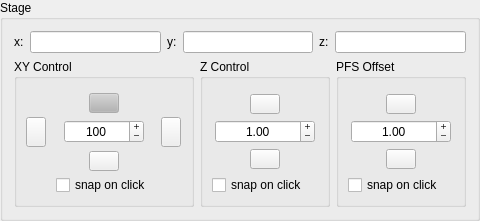
    <widget class="QGroupBox" name="stage_groupBox">
     <property name="enabled">
      <bool>true</bool>
     </property>
     <property name="sizePolicy">
      <sizepolicy hsizetype="Expanding" vsizetype="Preferred">
       <horstretch>0</horstretch>
       <verstretch>0</verstretch>
      </sizepolicy>
     </property>
     <property name="minimumSize">
      <size>
       <width>0</width>
       <height>220</height>
      </size>
     </property>
     <property name="maximumSize">
      <size>
       <width>16777215</width>
       <height>230</height>
      </size>
     </property>
     <property name="title">
      <string>Stage</string>
     </property>
     <layout class="QGridLayout" name="gridLayout_14">
      <item row="3" column="0">
       <widget class="QGroupBox" name="XY_groupBox">
        <property name="enabled">
         <bool>true</bool>
        </property>
        <property name="sizePolicy">
         <sizepolicy hsizetype="Fixed" vsizetype="Preferred">
          <horstretch>0</horstretch>
          <verstretch>0</verstretch>
         </sizepolicy>
        </property>
        <property name="minimumSize">
         <size>
          <width>180</width>
          <height>0</height>
         </size>
        </property>
        <property name="maximumSize">
         <size>
          <width>180</width>
          <height>16777215</height>
         </size>
        </property>
        <property name="title">
         <string>XY Control</string>
        </property>
        <layout class="QGridLayout" name="gridLayout_4">
         <property name="leftMargin">
          <number>5</number>
         </property>
         <property name="topMargin">
          <number>10</number>
         </property>
         <property name="rightMargin">
          <number>5</number>
         </property>
         <property name="bottomMargin">
          <number>5</number>
         </property>
         <property name="horizontalSpacing">
          <number>5</number>
         </property>
         <property name="verticalSpacing">
          <number>0</number>
         </property>
         <item row="1" column="2" alignment="Qt::AlignHCenter">
          <widget class="QPushButton" name="right_Button">
           <property name="enabled">
            <bool>true</bool>
           </property>
           <property name="maximumSize">
            <size>
             <width>20</width>
             <height>30</height>
            </size>
           </property>
           <property name="text">
            <string/>
           </property>
          </widget>
         </item>
         <item row="0" column="1" alignment="Qt::AlignHCenter">
          <widget class="QPushButton" name="y_up_Button">
           <property name="enabled">
            <bool>true</bool>
           </property>
           <property name="maximumSize">
            <size>
             <width>30</width>
             <height>20</height>
            </size>
           </property>
           <property name="palette">
            <palette>
             <active>
              <colorrole role="Button">
               <brush brushstyle="SolidPattern">
                <color alpha="255">
                 <red>179</red>
                 <green>179</green>
                 <blue>179</blue>
                </color>
               </brush>
              </colorrole>
             </active>
             <inactive>
              <colorrole role="Button">
               <brush brushstyle="SolidPattern">
                <color alpha="255">
                 <red>179</red>
                 <green>179</green>
                 <blue>179</blue>
                </color>
               </brush>
              </colorrole>
             </inactive>
             <disabled>
              <colorrole role="Button">
               <brush brushstyle="SolidPattern">
                <color alpha="255">
                 <red>179</red>
                 <green>179</green>
                 <blue>179</blue>
                </color>
               </brush>
              </colorrole>
             </disabled>
            </palette>
           </property>
           <property name="text">
            <string/>
           </property>
          </widget>
         </item>
         <item row="1" column="1" alignment="Qt::AlignHCenter|Qt::AlignVCenter">
          <widget class="QSpinBox" name="xy_step_size_SpinBox">
           <property name="enabled">
            <bool>true</bool>
           </property>
           <property name="sizePolicy">
            <sizepolicy hsizetype="Fixed" vsizetype="Fixed">
             <horstretch>0</horstretch>
             <verstretch>0</verstretch>
            </sizepolicy>
           </property>
           <property name="minimumSize">
            <size>
             <width>80</width>
             <height>0</height>
            </size>
           </property>
           <property name="maximumSize">
            <size>
             <width>80</width>
             <height>16777215</height>
            </size>
           </property>
           <property name="layoutDirection">
            <enum>Qt::LeftToRight</enum>
           </property>
           <property name="alignment">
            <set>Qt::AlignCenter</set>
           </property>
           <property name="buttonSymbols">
            <enum>QAbstractSpinBox::PlusMinus</enum>
           </property>
           <property name="showGroupSeparator" stdset="0">
            <bool>false</bool>
           </property>
           <property name="minimum">
            <number>0</number>
           </property>
           <property name="maximum">
            <number>10000</number>
           </property>
           <property name="value">
            <number>100</number>
           </property>
          </widget>
         </item>
         <item row="2" column="1" alignment="Qt::AlignHCenter">
          <widget class="QPushButton" name="y_down_Button">
           <property name="enabled">
            <bool>true</bool>
           </property>
           <property name="maximumSize">
            <size>
             <width>30</width>
             <height>20</height>
            </size>
           </property>
           <property name="text">
            <string/>
           </property>
          </widget>
         </item>
         <item row="1" column="0" alignment="Qt::AlignHCenter">
          <widget class="QPushButton" name="left_Button">
           <property name="enabled">
            <bool>true</bool>
           </property>
           <property name="maximumSize">
            <size>
             <width>20</width>
             <height>30</height>
            </size>
           </property>
           <property name="text">
            <string/>
           </property>
          </widget>
         </item>
         <item row="3" column="1">
          <widget class="QCheckBox" name="snap_on_click_xy_checkBox">
           <property name="text">
            <string>snap on click</string>
           </property>
          </widget>
         </item>
        </layout>
       </widget>
      </item>
      <item row="3" column="1">
       <widget class="QGroupBox" name="Z_groupBox">
        <property name="enabled">
         <bool>true</bool>
        </property>
        <property name="minimumSize">
         <size>
          <width>130</width>
          <height>0</height>
         </size>
        </property>
        <property name="maximumSize">
         <size>
          <width>130</width>
          <height>16777215</height>
         </size>
        </property>
        <property name="title">
         <string>Z Control</string>
        </property>
        <layout class="QGridLayout" name="gridLayout_7">
         <property name="topMargin">
          <number>15</number>
         </property>
         <item row="2" column="0" alignment="Qt::AlignHCenter">
          <widget class="QPushButton" name="down_Button">
           <property name="enabled">
            <bool>true</bool>
           </property>
           <property name="maximumSize">
            <size>
             <width>30</width>
             <height>20</height>
            </size>
           </property>
           <property name="text">
            <string/>
           </property>
          </widget>
         </item>
         <item row="0" column="0" alignment="Qt::AlignHCenter">
          <widget class="QPushButton" name="up_Button">
           <property name="enabled">
            <bool>true</bool>
           </property>
           <property name="maximumSize">
            <size>
             <width>30</width>
             <height>20</height>
            </size>
           </property>
           <property name="layoutDirection">
            <enum>Qt::LeftToRight</enum>
           </property>
           <property name="autoFillBackground">
            <bool>false</bool>
           </property>
           <property name="text">
            <string/>
           </property>
          </widget>
         </item>
         <item row="1" column="0" alignment="Qt::AlignHCenter|Qt::AlignVCenter">
          <widget class="QDoubleSpinBox" name="z_step_size_doubleSpinBox">
           <property name="enabled">
            <bool>true</bool>
           </property>
           <property name="sizePolicy">
            <sizepolicy hsizetype="Fixed" vsizetype="Fixed">
             <horstretch>0</horstretch>
             <verstretch>0</verstretch>
            </sizepolicy>
           </property>
           <property name="minimumSize">
            <size>
             <width>100</width>
             <height>0</height>
            </size>
           </property>
           <property name="maximumSize">
            <size>
             <width>150</width>
             <height>16777215</height>
            </size>
           </property>
           <property name="alignment">
            <set>Qt::AlignCenter</set>
           </property>
           <property name="buttonSymbols">
            <enum>QAbstractSpinBox::PlusMinus</enum>
           </property>
           <property name="showGroupSeparator" stdset="0">
            <bool>false</bool>
           </property>
           <property name="maximum">
            <double>10000.000000000000000</double>
           </property>
           <property name="singleStep">
            <double>0.100000000000000</double>
           </property>
           <property name="value">
            <double>1.000000000000000</double>
           </property>
          </widget>
         </item>
         <item row="3" column="0">
          <widget class="QCheckBox" name="snap_on_click_z_checkBox">
           <property name="text">
            <string>snap on click</string>
           </property>
          </widget>
         </item>
        </layout>
       </widget>
      </item>
      <item row="0" column="0" rowspan="3" colspan="3">
       <layout class="QGridLayout" name="gridLayout_8">
        <item row="0" column="1">
         <widget class="QLineEdit" name="x_lineEdit">
          <property name="enabled">
           <bool>true</bool>
          </property>
          <property name="alignment">
           <set>Qt::AlignCenter</set>
          </property>
          <property name="readOnly">
           <bool>true</bool>
          </property>
         </widget>
        </item>
        <item row="0" column="5">
         <widget class="QLabel" name="label_9">
          <property name="sizePolicy">
           <sizepolicy hsizetype="Fixed" vsizetype="Fixed">
            <horstretch>0</horstretch>
            <verstretch>0</verstretch>
           </sizepolicy>
          </property>
          <property name="text">
           <string>z:</string>
          </property>
         </widget>
        </item>
        <item row="0" column="2">
         <widget class="QLabel" name="label_8">
          <property name="sizePolicy">
           <sizepolicy hsizetype="Fixed" vsizetype="Fixed">
            <horstretch>0</horstretch>
            <verstretch>0</verstretch>
           </sizepolicy>
          </property>
          <property name="text">
           <string>y:</string>
          </property>
         </widget>
        </item>
        <item row="0" column="4">
         <widget class="QLineEdit" name="y_lineEdit">
          <property name="alignment">
           <set>Qt::AlignCenter</set>
          </property>
          <property name="readOnly">
           <bool>true</bool>
          </property>
         </widget>
        </item>
        <item row="0" column="6">
         <widget class="QLineEdit" name="z_lineEdit">
          <property name="alignment">
           <set>Qt::AlignCenter</set>
          </property>
          <property name="readOnly">
           <bool>true</bool>
          </property>
         </widget>
        </item>
        <item row="0" column="0">
         <widget class="QLabel" name="label_7">
          <property name="sizePolicy">
           <sizepolicy hsizetype="Fixed" vsizetype="Fixed">
            <horstretch>0</horstretch>
            <verstretch>0</verstretch>
           </sizepolicy>
          </property>
          <property name="text">
           <string>x:</string>
          </property>
         </widget>
        </item>
       </layout>
      </item>
      <item row="3" column="2">
       <widget class="QGroupBox" name="offset_Z_groupBox">
        <property name="enabled">
         <bool>true</bool>
        </property>
        <property name="minimumSize">
         <size>
          <width>130</width>
          <height>0</height>
         </size>
        </property>
        <property name="maximumSize">
         <size>
          <width>130</width>
          <height>16777215</height>
         </size>
        </property>
        <property name="title">
         <string>PFS Offset</string>
        </property>
        <layout class="QGridLayout" name="gridLayout_12">
         <property name="topMargin">
          <number>15</number>
         </property>
         <item row="2" column="0" alignment="Qt::AlignHCenter">
          <widget class="QPushButton" name="offset_down_Button">
           <property name="enabled">
            <bool>true</bool>
           </property>
           <property name="maximumSize">
            <size>
             <width>30</width>
             <height>20</height>
            </size>
           </property>
           <property name="text">
            <string/>
           </property>
          </widget>
         </item>
         <item row="0" column="0" alignment="Qt::AlignHCenter">
          <widget class="QPushButton" name="offset_up_Button">
           <property name="enabled">
            <bool>true</bool>
           </property>
           <property name="maximumSize">
            <size>
             <width>30</width>
             <height>20</height>
            </size>
           </property>
           <property name="layoutDirection">
            <enum>Qt::LeftToRight</enum>
           </property>
           <property name="autoFillBackground">
            <bool>false</bool>
           </property>
           <property name="text">
            <string/>
           </property>
          </widget>
         </item>
         <item row="1" column="0" alignment="Qt::AlignHCenter|Qt::AlignVCenter">
          <widget class="QDoubleSpinBox" name="offset_z_step_size_doubleSpinBox">
           <property name="enabled">
            <bool>true</bool>
           </property>
           <property name="sizePolicy">
            <sizepolicy hsizetype="Fixed" vsizetype="Fixed">
             <horstretch>0</horstretch>
             <verstretch>0</verstretch>
            </sizepolicy>
           </property>
           <property name="minimumSize">
            <size>
             <width>100</width>
             <height>0</height>
            </size>
           </property>
           <property name="maximumSize">
            <size>
             <width>150</width>
             <height>16777215</height>
            </size>
           </property>
           <property name="alignment">
            <set>Qt::AlignCenter</set>
           </property>
           <property name="buttonSymbols">
            <enum>QAbstractSpinBox::PlusMinus</enum>
           </property>
           <property name="showGroupSeparator" stdset="0">
            <bool>false</bool>
           </property>
           <property name="maximum">
            <double>10000.000000000000000</double>
           </property>
           <property name="singleStep">
            <double>0.100000000000000</double>
           </property>
           <property name="value">
            <double>1.000000000000000</double>
           </property>
          </widget>
         </item>
         <item row="3" column="0">
          <widget class="QCheckBox" name="offset_snap_on_click_z_checkBox">
           <property name="text">
            <string>snap on click</string>
           </property>
          </widget>
         </item>
        </layout>
       </widget>
      </item>
     </layout>
    </widget>
